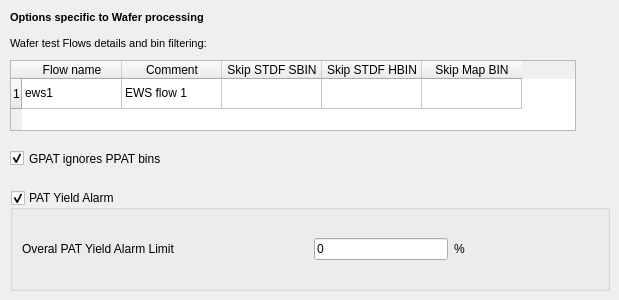
         <widget class="QWidget" name="tabOptionsWafer">
          <attribute name="title">
           <string>Wafer</string>
          </attribute>
          <widget class="QLabel" name="textLabel2_2_2_2_2_8">
           <property name="geometry">
            <rect>
             <x>10</x>
             <y>10</y>
             <width>321</width>
             <height>41</height>
            </rect>
           </property>
           <property name="maximumSize">
            <size>
             <width>32767</width>
             <height>32767</height>
            </size>
           </property>
           <property name="text">
            <string>&lt;!DOCTYPE HTML PUBLIC &quot;-//W3C//DTD HTML 4.0//EN&quot; &quot;http://www.w3.org/TR/REC-html40/strict.dtd&quot;&gt;
&lt;html&gt;&lt;head&gt;&lt;meta name=&quot;qrichtext&quot; content=&quot;1&quot; /&gt;&lt;style type=&quot;text/css&quot;&gt;
p, li { white-space: pre-wrap; }
&lt;/style&gt;&lt;/head&gt;&lt;body style=&quot; font-family:'MS Shell Dlg 2'; font-size:8.25pt; font-weight:400; font-style:normal;&quot;&gt;
&lt;p style=&quot; margin-top:0px; margin-bottom:0px; margin-left:0px; margin-right:0px; -qt-block-indent:0; text-indent:0px;&quot;&gt;&lt;span style=&quot; font-size:8pt; font-weight:600;&quot;&gt;Options specific to Wafer processing&lt;/span&gt;&lt;/p&gt;
&lt;p style=&quot;-qt-paragraph-type:empty; margin-top:0px; margin-bottom:0px; margin-left:0px; margin-right:0px; -qt-block-indent:0; text-indent:0px; font-size:8pt;&quot;&gt;&lt;/p&gt;
&lt;p style=&quot; margin-top:0px; margin-bottom:0px; margin-left:0px; margin-right:0px; -qt-block-indent:0; text-indent:0px;&quot;&gt;&lt;span style=&quot; font-size:8pt;&quot;&gt;Wafer test Flows details and bin filtering:&lt;/span&gt;&lt;/p&gt;&lt;/body&gt;&lt;/html&gt;</string>
           </property>
           <property name="alignment">
            <set>Qt::AlignVCenter</set>
           </property>
           <property name="wordWrap">
            <bool>true</bool>
           </property>
          </widget>
          <widget class="QTableWidget" name="tableWidgetFlowNames">
           <property name="geometry">
            <rect>
             <x>10</x>
             <y>60</y>
             <width>566</width>
             <height>71</height>
            </rect>
           </property>
           <property name="toolTip">
            <string>Define Flow names and properties</string>
           </property>
           <row>
            <property name="text">
             <string>1</string>
            </property>
           </row>
           <column>
            <property name="text">
             <string>Flow name</string>
            </property>
           </column>
           <column>
            <property name="text">
             <string>Comment</string>
            </property>
           </column>
           <column>
            <property name="text">
             <string>Skip STDF SBIN</string>
            </property>
           </column>
           <column>
            <property name="text">
             <string>Skip STDF HBIN</string>
            </property>
           </column>
           <column>
            <property name="text">
             <string>Skip Map BIN</string>
            </property>
           </column>
           <item row="0" column="0">
            <property name="text">
             <string>ews1</string>
            </property>
           </item>
           <item row="0" column="1">
            <property name="text">
             <string>EWS flow 1</string>
            </property>
           </item>
          </widget>
          <widget class="QCheckBox" name="checkBoxGPAT_IgnorePPATBins">
           <property name="geometry">
            <rect>
             <x>10</x>
             <y>150</y>
             <width>191</width>
             <height>17</height>
            </rect>
           </property>
           <property name="toolTip">
            <string>GPAT rules do not take into account PPAT results</string>
           </property>
           <property name="text">
            <string>GPAT ignores PPAT bins</string>
           </property>
           <property name="checked">
            <bool>true</bool>
           </property>
          </widget>
          <widget class="QGroupBox" name="groupBoxReport_PatYieldAlarm">
           <property name="enabled">
            <bool>true</bool>
           </property>
           <property name="geometry">
            <rect>
             <x>10</x>
             <y>190</y>
             <width>600</width>
             <height>101</height>
            </rect>
           </property>
           <property name="title">
            <string>PAT Yield Alarm</string>
           </property>
           <property name="checkable">
            <bool>true</bool>
           </property>
           <layout class="QGridLayout" name="gridLayout_25">
            <item row="0" column="0">
             <widget class="QLabel" name="label_3">
              <property name="text">
               <string>Overal PAT Yield Alarm Limit</string>
              </property>
             </widget>
            </item>
            <item row="0" column="2">
             <widget class="QLineEdit" name="lineEditOveralPatYALimit">
              <property name="text">
               <string>0</string>
              </property>
             </widget>
            </item>
            <item row="0" column="1">
             <spacer name="horizontalSpacer_17">
              <property name="orientation">
               <enum>Qt::Horizontal</enum>
              </property>
              <property name="sizeHint" stdset="0">
               <size>
                <width>40</width>
                <height>20</height>
               </size>
              </property>
             </spacer>
            </item>
            <item row="0" column="4">
             <spacer name="horizontalSpacer_16">
              <property name="orientation">
               <enum>Qt::Horizontal</enum>
              </property>
              <property name="sizeHint" stdset="0">
               <size>
                <width>40</width>
                <height>20</height>
               </size>
              </property>
             </spacer>
            </item>
            <item row="0" column="3">
             <widget class="QLabel" name="label_4">
              <property name="text">
               <string>%</string>
              </property>
             </widget>
            </item>
           </layout>
          </widget>
         </widget>
